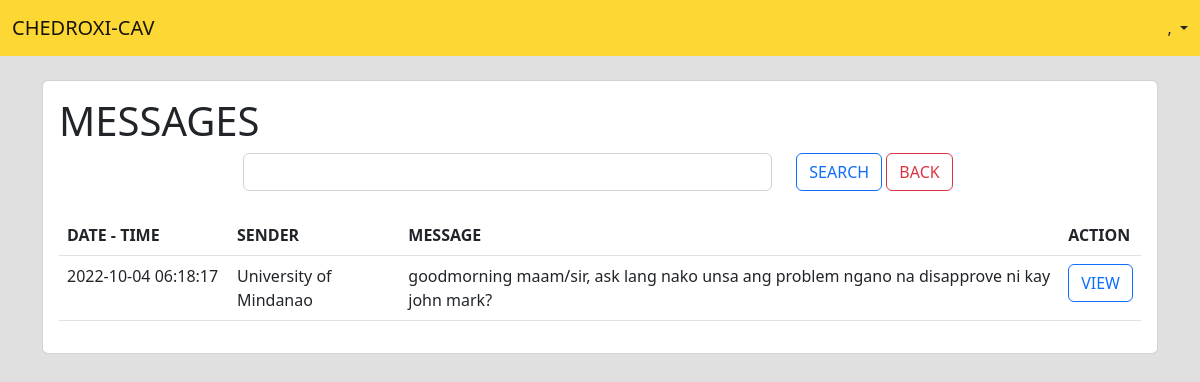
Page /pages/admin/pages/viewMessages.php on the earlier database version.
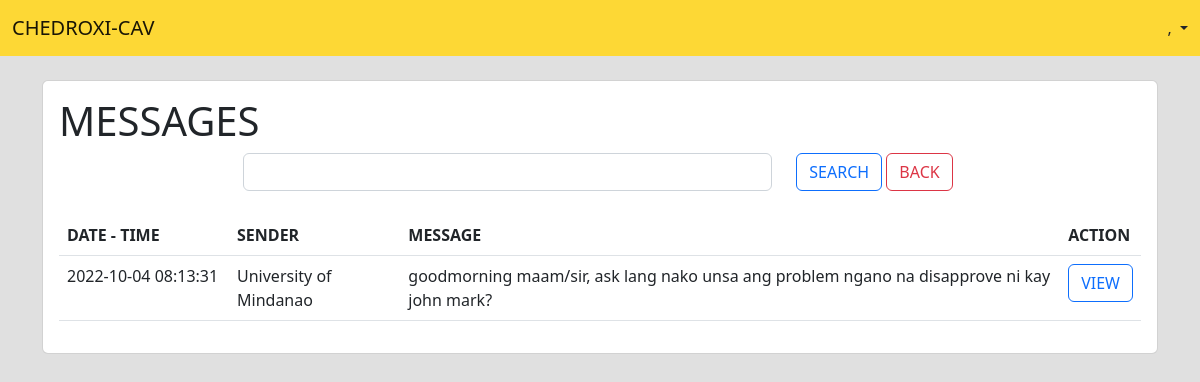
Same page on the later database version.
### tables this page shows
CREATE TABLE `tbl_messages` (
  `id` int(11) NOT NULL,
  `schoolid` int(11) NOT NULL,
  `message` varchar(500) NOT NULL,
  `date` timestamp NOT NULL DEFAULT current_timestamp() ON UPDATE current_timestamp(),
  `active` int(1) NOT NULL
);

CREATE TABLE `tbl_schools` (
  `schoolID` int(11) NOT NULL,
  `schoolDesc` varchar(50) NOT NULL,
  `schoolCity` varchar(30) NOT NULL,
  `active` varchar(3) NOT NULL
);

### pages/admin/pages/viewMessages.php (the view, shortened to what this page needs)
<?php
include "../../../modules/dbconnection.php";
$UID = $_SESSION['UID'];
$sql = "select * from tbl_users a inner join tbl_roles b where a.roleid=b.roleid and userID='$UID' limit 1";
$result = mysqli_query($connection,$sql);
$fetch=mysqli_fetch_assoc($result);
$user = $fetch['lastname'] . ', ' . $fetch['firstname'];
$search = $_GET['search'];
$sql1 = "select a.id,a.schoolid,schooldesc,message,date,a.active from tbl_messages a inner join tbl_schools b where a.schoolid=b.schoolid and (message like '%$search%' or schooldesc like '%$search%' or date like '%$search%') order by a.id desc";
$result1 = mysqli_query($connection, $sql1);
?>
<!doctype html>
<html>
    <head>
        <link href="https://cdn.jsdelivr.net/npm/bootstrap@5.2.1/dist/css/bootstrap.min.css" rel="stylesheet">
    </head>
    <body class="body-bg">
        <nav class="navbar fixed-top" style="background-color: #FDD835;">
            <div class="container-fluid">
                <a class="navbar-brand">CHEDROXI-CAV</a>
                <li class="nav-item dropdown d-flex">
                    <a class="nav-link dropdown-toggle" href="#" role="button" data-bs-toggle="dropdown" aria-expanded="false"><?= $user ?></a>
                </li>
            </div>
        </nav>
        <div class="container">
            <div class="card">
                <div class="card-body">
                    <h1>MESSAGES</h1>
                    <form method="post" action="../../../modules/admin-viewmessages-route.php">
                        <div class="row">
                            <div class="col-2">
                            </div>
                            <div class="col-6">
                                <input type="text" class="form-control" name="search">
                            </div>
                            <div class="col-2">
                                <input type="submit" class="btn btn-outline-primary" value="SEARCH">
                                <a href="../index.php" class="btn btn-outline-danger">BACK</a>
                            </div>
                        </div>
                    </form>
                    <br>
                    <table class="table table-hover">
                        <thead>
                            <tr>
                                <th class="col-2">DATE - TIME</th>
                                <th class="col-2">SENDER</th>
                                <th class="col-10">MESSAGE</th>
                                <th class="col-1">ACTION</th>
                            </tr>
                        </thead>
                        <tbody>
                            <?php while($fetch1 = mysqli_fetch_assoc($result1)) { ?>
                                <tr <?php if ($fetch1['active'] == 1) {echo "style='background-color:#E0E0E0E0;font-style:italic;'";}?>>
                                    <td><?=$fetch1['date']?></td>
                                    <td><?=$fetch1['schooldesc']?></td>
                                    <td><?=$fetch1['message']?></td>
                                    <td><a href="viewMessageDetail.php?id=<?=$fetch1['id']?>" class="btn btn-outline-primary">VIEW</a></td>
                                </tr>
                            <?php }?>
                        </tbody>
                    </table>
                </div>
            </div>
        </div>
    </body>
</html>

Differences in the rows shown:
changed tbl_messages "University of Mindanao": date "2022-10-04 06:18:17" → "2022-10-04 08:13:31"
